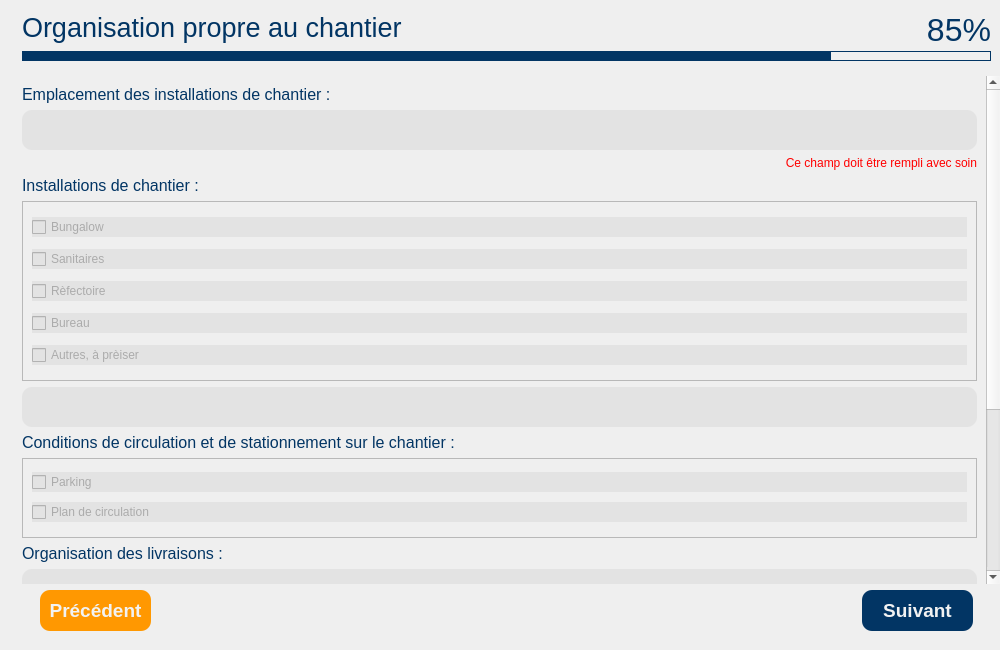
<?xml version="1.0" encoding="UTF-8"?>
<ui version="4.0">
 <class>Dialog</class>
 <widget class="QDialog" name="Dialog">
  <property name="geometry">
   <rect>
    <x>0</x>
    <y>0</y>
    <width>1000</width>
    <height>650</height>
   </rect>
  </property>
  <property name="minimumSize">
   <size>
    <width>800</width>
    <height>480</height>
   </size>
  </property>
  <property name="windowTitle">
   <string>Dialog</string>
  </property>
  <layout class="QGridLayout" name="gridLayout">
   <property name="leftMargin">
    <number>0</number>
   </property>
   <property name="topMargin">
    <number>0</number>
   </property>
   <property name="rightMargin">
    <number>0</number>
   </property>
   <property name="bottomMargin">
    <number>0</number>
   </property>
   <item row="0" column="0">
    <layout class="QHBoxLayout" name="horizontalLayout">
     <item>
      <widget class="QLabel" name="label">
       <property name="maximumSize">
        <size>
         <width>500</width>
         <height>16777215</height>
        </size>
       </property>
       <property name="text">
        <string/>
       </property>
       <property name="pixmap">
        <pixmap>:/img_back/back.png</pixmap>
       </property>
       <property name="scaledContents">
        <bool>true</bool>
       </property>
      </widget>
     </item>
     <item>
      <widget class="QWidget" name="widget" native="true">
       <layout class="QVBoxLayout" name="verticalLayout">
        <property name="leftMargin">
         <number>0</number>
        </property>
        <property name="topMargin">
         <number>0</number>
        </property>
        <property name="rightMargin">
         <number>0</number>
        </property>
        <property name="bottomMargin">
         <number>10</number>
        </property>
        <item>
         <widget class="QWidget" name="w_top" native="true">
          <property name="minimumSize">
           <size>
            <width>0</width>
            <height>70</height>
           </size>
          </property>
          <property name="maximumSize">
           <size>
            <width>16777215</width>
            <height>70</height>
           </size>
          </property>
          <layout class="QGridLayout" name="gridLayout_2">
           <item row="0" column="0" rowspan="2" colspan="2">
            <widget class="QLabel" name="label_2">
             <property name="font">
              <font>
               <pointsize>20</pointsize>
              </font>
             </property>
             <property name="styleSheet">
              <string notr="true">color:#023564;</string>
             </property>
             <property name="text">
              <string>Organisation propre au chantier</string>
             </property>
            </widget>
           </item>
           <item row="1" column="1">
            <widget class="QLabel" name="label_3">
             <property name="font">
              <font>
               <pointsize>24</pointsize>
              </font>
             </property>
             <property name="styleSheet">
              <string notr="true">color:#023564;</string>
             </property>
             <property name="text">
              <string>85%</string>
             </property>
             <property name="alignment">
              <set>Qt::AlignRight|Qt::AlignTrailing|Qt::AlignVCenter</set>
             </property>
            </widget>
           </item>
           <item row="2" column="0" colspan="2">
            <widget class="QWidget" name="widget_2" native="true">
             <property name="minimumSize">
              <size>
               <width>0</width>
               <height>10</height>
              </size>
             </property>
             <property name="maximumSize">
              <size>
               <width>16777215</width>
               <height>10</height>
              </size>
             </property>
             <property name="styleSheet">
              <string notr="true">border: 1 solid #023564;</string>
             </property>
             <layout class="QHBoxLayout" name="horizontalLayout_3">
              <property name="spacing">
               <number>0</number>
              </property>
              <property name="sizeConstraint">
               <enum>QLayout::SetDefaultConstraint</enum>
              </property>
              <property name="leftMargin">
               <number>0</number>
              </property>
              <property name="topMargin">
               <number>0</number>
              </property>
              <property name="rightMargin">
               <number>0</number>
              </property>
              <property name="bottomMargin">
               <number>0</number>
              </property>
              <item>
               <widget class="QWidget" name="widget_5" native="true">
                <property name="sizePolicy">
                 <sizepolicy hsizetype="Preferred" vsizetype="Preferred">
                  <horstretch>10</horstretch>
                  <verstretch>0</verstretch>
                 </sizepolicy>
                </property>
                <property name="styleSheet">
                 <string notr="true">background-color:rgb(2, 53, 100);
width: 50%;</string>
                </property>
               </widget>
              </item>
              <item>
               <widget class="QWidget" name="widget_4" native="true">
                <property name="sizePolicy">
                 <sizepolicy hsizetype="Preferred" vsizetype="Preferred">
                  <horstretch>2</horstretch>
                  <verstretch>0</verstretch>
                 </sizepolicy>
                </property>
                <property name="minimumSize">
                 <size>
                  <width>0</width>
                  <height>10</height>
                 </size>
                </property>
                <property name="maximumSize">
                 <size>
                  <width>16777215</width>
                  <height>10</height>
                 </size>
                </property>
                <property name="styleSheet">
                 <string notr="true"/>
                </property>
               </widget>
              </item>
             </layout>
            </widget>
           </item>
          </layout>
         </widget>
        </item>
        <item>
         <widget class="QScrollArea" name="pnls_1">
          <property name="styleSheet">
           <string notr="true">QTextEdit
{
background:#e3e3e3;
border: 0;
border-radius: 10px;
color:#ababab;
font: 19pt &quot;Arial&quot;;
padding-left:5px;
}

QTextEdit:focus
{
color:#ff9801;
background:#f2f2f2;
border: 1px Solid #ff9801;
font: 19pt &quot;Arial&quot;;
}

QLabel
{
	color : red;
	font: 12pt &quot;Arial&quot;;

}</string>
          </property>
          <property name="frameShape">
           <enum>QFrame::NoFrame</enum>
          </property>
          <property name="frameShadow">
           <enum>QFrame::Sunken</enum>
          </property>
          <property name="lineWidth">
           <number>0</number>
          </property>
          <property name="verticalScrollBarPolicy">
           <enum>Qt::ScrollBarAsNeeded</enum>
          </property>
          <property name="widgetResizable">
           <bool>true</bool>
          </property>
          <widget class="QWidget" name="pnl_main">
           <property name="geometry">
            <rect>
             <x>0</x>
             <y>0</y>
             <width>970</width>
             <height>770</height>
            </rect>
           </property>
           <layout class="QGridLayout" name="gridLayout_3">
            <item row="15" column="0" colspan="3">
             <widget class="QScrollArea" name="scroll1_3">
              <property name="minimumSize">
               <size>
                <width>0</width>
                <height>80</height>
               </size>
              </property>
              <property name="styleSheet">
               <string notr="true">QRadioButton
{
color:#ababab;
font: 15pt &quot;Arial&quot;;
background-color:#e3e3e3;
}

QRadioButton:hover
{
color:#ff9801;
}

QRadioButton:Checked
{
color:#023564;
}</string>
              </property>
              <property name="widgetResizable">
               <bool>true</bool>
              </property>
              <widget class="QWidget" name="rbs">
               <property name="geometry">
                <rect>
                 <x>0</x>
                 <y>0</y>
                 <width>950</width>
                 <height>78</height>
                </rect>
               </property>
               <property name="maximumSize">
                <size>
                 <width>16777215</width>
                 <height>16777215</height>
                </size>
               </property>
               <layout class="QVBoxLayout" name="verticalLayout_7">
                <item>
                 <widget class="QRadioButton" name="rb1">
                  <property name="text">
                   <string>Existant</string>
                  </property>
                 </widget>
                </item>
                <item>
                 <widget class="QRadioButton" name="rb2">
                  <property name="text">
                   <string>Non-existant</string>
                  </property>
                 </widget>
                </item>
               </layout>
              </widget>
             </widget>
            </item>
            <item row="0" column="0" colspan="3">
             <widget class="QLabel" name="label_4">
              <property name="font">
               <font>
                <family>Arial</family>
                <pointsize>12</pointsize>
                <weight>50</weight>
                <italic>false</italic>
                <bold>false</bold>
               </font>
              </property>
              <property name="styleSheet">
               <string notr="true">color:#023564;</string>
              </property>
              <property name="text">
               <string>Emplacement des installations de chantier :</string>
              </property>
             </widget>
            </item>
            <item row="1" column="0" colspan="3">
             <widget class="QTextEdit" name="txt1">
              <property name="maximumSize">
               <size>
                <width>16777215</width>
                <height>40</height>
               </size>
              </property>
              <property name="styleSheet">
               <string notr="true"/>
              </property>
              <property name="tabChangesFocus">
               <bool>true</bool>
              </property>
              <property name="placeholderText">
               <string/>
              </property>
             </widget>
            </item>
            <item row="3" column="0">
             <widget class="QLabel" name="label_6">
              <property name="font">
               <font>
                <family>Arial</family>
                <pointsize>12</pointsize>
                <weight>50</weight>
                <italic>false</italic>
                <bold>false</bold>
               </font>
              </property>
              <property name="styleSheet">
               <string notr="true">color:#023564;</string>
              </property>
              <property name="text">
               <string>Installations de chantier :</string>
              </property>
             </widget>
            </item>
            <item row="7" column="0" colspan="3">
             <widget class="QScrollArea" name="scroll1_2">
              <property name="minimumSize">
               <size>
                <width>0</width>
                <height>80</height>
               </size>
              </property>
              <property name="styleSheet">
               <string notr="true">QCheckBox
{
color:#ababab;
font: 15pt &quot;Arial&quot;;
background-color:#e3e3e3;
}

QCheckBox:hover
{
color:#ff9801;
}

QCheckBox:Checked
{
color:#023564;
}</string>
              </property>
              <property name="widgetResizable">
               <bool>true</bool>
              </property>
              <widget class="QWidget" name="chs2">
               <property name="geometry">
                <rect>
                 <x>0</x>
                 <y>0</y>
                 <width>950</width>
                 <height>78</height>
                </rect>
               </property>
               <property name="maximumSize">
                <size>
                 <width>16777215</width>
                 <height>16777215</height>
                </size>
               </property>
               <layout class="QVBoxLayout" name="verticalLayout_3">
                <item>
                 <widget class="QCheckBox" name="ch_park">
                  <property name="layoutDirection">
                   <enum>Qt::LeftToRight</enum>
                  </property>
                  <property name="text">
                   <string>Parking</string>
                  </property>
                 </widget>
                </item>
                <item>
                 <widget class="QCheckBox" name="ch_plan">
                  <property name="layoutDirection">
                   <enum>Qt::LeftToRight</enum>
                  </property>
                  <property name="text">
                   <string>Plan de circulation</string>
                  </property>
                 </widget>
                </item>
               </layout>
              </widget>
             </widget>
            </item>
            <item row="4" column="0" colspan="3">
             <widget class="QScrollArea" name="scroll1">
              <property name="minimumSize">
               <size>
                <width>0</width>
                <height>180</height>
               </size>
              </property>
              <property name="styleSheet">
               <string notr="true">QCheckBox
{
color:#ababab;
font: 15pt &quot;Arial&quot;;
background-color:#e3e3e3;
}

QCheckBox:hover
{
color:#ff9801;
}

QCheckBox:Checked
{
color:#023564;
}</string>
              </property>
              <property name="widgetResizable">
               <bool>true</bool>
              </property>
              <widget class="QWidget" name="chs1">
               <property name="geometry">
                <rect>
                 <x>0</x>
                 <y>0</y>
                 <width>950</width>
                 <height>178</height>
                </rect>
               </property>
               <property name="maximumSize">
                <size>
                 <width>16777215</width>
                 <height>16777215</height>
                </size>
               </property>
               <layout class="QVBoxLayout" name="verticalLayout_2">
                <item>
                 <widget class="QCheckBox" name="ch1">
                  <property name="layoutDirection">
                   <enum>Qt::LeftToRight</enum>
                  </property>
                  <property name="text">
                   <string>Bungalow</string>
                  </property>
                 </widget>
                </item>
                <item>
                 <widget class="QCheckBox" name="ch2">
                  <property name="layoutDirection">
                   <enum>Qt::LeftToRight</enum>
                  </property>
                  <property name="text">
                   <string>Sanitaires</string>
                  </property>
                 </widget>
                </item>
                <item>
                 <widget class="QCheckBox" name="ch3">
                  <property name="layoutDirection">
                   <enum>Qt::LeftToRight</enum>
                  </property>
                  <property name="text">
                   <string>Rèfectoire</string>
                  </property>
                 </widget>
                </item>
                <item>
                 <widget class="QCheckBox" name="ch4">
                  <property name="layoutDirection">
                   <enum>Qt::LeftToRight</enum>
                  </property>
                  <property name="text">
                   <string>Bureau</string>
                  </property>
                 </widget>
                </item>
                <item>
                 <widget class="QCheckBox" name="ch5">
                  <property name="layoutDirection">
                   <enum>Qt::LeftToRight</enum>
                  </property>
                  <property name="text">
                   <string>Autres, à prèiser</string>
                  </property>
                 </widget>
                </item>
               </layout>
              </widget>
             </widget>
            </item>
            <item row="6" column="0" colspan="3">
             <widget class="QLabel" name="label_7">
              <property name="font">
               <font>
                <family>Arial</family>
                <pointsize>12</pointsize>
                <weight>50</weight>
                <italic>false</italic>
                <bold>false</bold>
               </font>
              </property>
              <property name="styleSheet">
               <string notr="true">color:#023564;</string>
              </property>
              <property name="text">
               <string>Conditions de circulation et de stationnement sur le chantier :</string>
              </property>
             </widget>
            </item>
            <item row="8" column="0">
             <widget class="QLabel" name="label_5">
              <property name="font">
               <font>
                <family>Arial</family>
                <pointsize>12</pointsize>
                <weight>50</weight>
                <italic>false</italic>
                <bold>false</bold>
               </font>
              </property>
              <property name="styleSheet">
               <string notr="true">color:#023564;</string>
              </property>
              <property name="text">
               <string>Organisation des livraisons :</string>
              </property>
             </widget>
            </item>
            <item row="2" column="1" colspan="2">
             <widget class="QLabel" name="lbl_1">
              <property name="enabled">
               <bool>true</bool>
              </property>
              <property name="inputMethodHints">
               <set>Qt::ImhNone</set>
              </property>
              <property name="text">
               <string>Ce champ doit être rempli avec soin</string>
              </property>
              <property name="alignment">
               <set>Qt::AlignRight|Qt::AlignTrailing|Qt::AlignVCenter</set>
              </property>
             </widget>
            </item>
            <item row="9" column="0" colspan="3">
             <widget class="QTextEdit" name="txt2">
              <property name="maximumSize">
               <size>
                <width>16777215</width>
                <height>40</height>
               </size>
              </property>
              <property name="styleSheet">
               <string notr="true"/>
              </property>
              <property name="tabChangesFocus">
               <bool>true</bool>
              </property>
              <property name="placeholderText">
               <string/>
              </property>
             </widget>
            </item>
            <item row="12" column="0" colspan="2">
             <widget class="QTextEdit" name="txt_h1">
              <property name="maximumSize">
               <size>
                <width>16777215</width>
                <height>40</height>
               </size>
              </property>
              <property name="styleSheet">
               <string notr="true"/>
              </property>
              <property name="tabChangesFocus">
               <bool>true</bool>
              </property>
              <property name="placeholderText">
               <string/>
              </property>
             </widget>
            </item>
            <item row="13" column="1" colspan="2">
             <widget class="QLabel" name="lbl_h">
              <property name="enabled">
               <bool>true</bool>
              </property>
              <property name="inputMethodHints">
               <set>Qt::ImhNone</set>
              </property>
              <property name="text">
               <string>Ce champ doit être rempli avec soin</string>
              </property>
              <property name="alignment">
               <set>Qt::AlignRight|Qt::AlignTrailing|Qt::AlignVCenter</set>
              </property>
             </widget>
            </item>
            <item row="10" column="1" colspan="2">
             <widget class="QLabel" name="lbl_2">
              <property name="enabled">
               <bool>true</bool>
              </property>
              <property name="inputMethodHints">
               <set>Qt::ImhNone</set>
              </property>
              <property name="text">
               <string>Ce champ doit être rempli avec soin</string>
              </property>
              <property name="alignment">
               <set>Qt::AlignRight|Qt::AlignTrailing|Qt::AlignVCenter</set>
              </property>
             </widget>
            </item>
            <item row="12" column="2">
             <widget class="QTextEdit" name="txt_h2">
              <property name="maximumSize">
               <size>
                <width>16777215</width>
                <height>40</height>
               </size>
              </property>
              <property name="styleSheet">
               <string notr="true"/>
              </property>
              <property name="tabChangesFocus">
               <bool>true</bool>
              </property>
              <property name="placeholderText">
               <string/>
              </property>
             </widget>
            </item>
            <item row="14" column="0" colspan="3">
             <widget class="QLabel" name="label_9">
              <property name="font">
               <font>
                <family>Arial</family>
                <pointsize>12</pointsize>
                <weight>50</weight>
                <italic>false</italic>
                <bold>false</bold>
               </font>
              </property>
              <property name="styleSheet">
               <string notr="true">color:#023564;</string>
              </property>
              <property name="text">
               <string>DHOL :</string>
              </property>
             </widget>
            </item>
            <item row="11" column="0">
             <widget class="QLabel" name="label_8">
              <property name="font">
               <font>
                <family>Arial</family>
                <pointsize>12</pointsize>
                <weight>50</weight>
                <italic>false</italic>
                <bold>false</bold>
               </font>
              </property>
              <property name="styleSheet">
               <string notr="true">color:#023564;</string>
              </property>
              <property name="text">
               <string>Horaire de livraisons :</string>
              </property>
             </widget>
            </item>
            <item row="5" column="0" colspan="3">
             <widget class="QTextEdit" name="txt_other">
              <property name="maximumSize">
               <size>
                <width>16777215</width>
                <height>40</height>
               </size>
              </property>
              <property name="styleSheet">
               <string notr="true"/>
              </property>
              <property name="tabChangesFocus">
               <bool>true</bool>
              </property>
              <property name="placeholderText">
               <string/>
              </property>
             </widget>
            </item>
           </layout>
          </widget>
         </widget>
        </item>
        <item>
         <widget class="QWidget" name="pnl_btns" native="true">
          <property name="maximumSize">
           <size>
            <width>16777215</width>
            <height>50</height>
           </size>
          </property>
          <property name="font">
           <font>
            <family>Arial Black</family>
           </font>
          </property>
          <layout class="QHBoxLayout" name="horizontalLayout_2">
           <property name="leftMargin">
            <number>27</number>
           </property>
           <property name="topMargin">
            <number>0</number>
           </property>
           <property name="rightMargin">
            <number>27</number>
           </property>
           <property name="bottomMargin">
            <number>18</number>
           </property>
           <item>
            <widget class="QPushButton" name="btn_back">
             <property name="minimumSize">
              <size>
               <width>111</width>
               <height>41</height>
              </size>
             </property>
             <property name="maximumSize">
              <size>
               <width>111</width>
               <height>41</height>
              </size>
             </property>
             <property name="font">
              <font>
               <family>Arial</family>
               <pointsize>14</pointsize>
               <weight>75</weight>
               <italic>false</italic>
               <bold>true</bold>
              </font>
             </property>
             <property name="styleSheet">
              <string notr="true">QPushButton#btn_back
{
background-color:#ff9801;
color:#f2f2f2;
border-radius: 10px;
font: 75 14pt &quot;Arial&quot;;
font-weight: bold;
}

QPushButton#btn_back:hover
{
background-color:#fbaa32;
}</string>
             </property>
             <property name="text">
              <string>Précédent</string>
             </property>
             <property name="checkable">
              <bool>false</bool>
             </property>
             <property name="flat">
              <bool>false</bool>
             </property>
            </widget>
           </item>
           <item>
            <spacer name="horizontalSpacer">
             <property name="orientation">
              <enum>Qt::Horizontal</enum>
             </property>
             <property name="sizeHint" stdset="0">
              <size>
               <width>40</width>
               <height>20</height>
              </size>
             </property>
            </spacer>
           </item>
           <item>
            <widget class="QPushButton" name="btn_next">
             <property name="minimumSize">
              <size>
               <width>111</width>
               <height>41</height>
              </size>
             </property>
             <property name="maximumSize">
              <size>
               <width>111</width>
               <height>41</height>
              </size>
             </property>
             <property name="font">
              <font>
               <family>Arial</family>
               <pointsize>14</pointsize>
               <weight>75</weight>
               <italic>false</italic>
               <bold>true</bold>
              </font>
             </property>
             <property name="styleSheet">
              <string notr="true">QPushButton#btn_next
{
background-color:rgb(2, 53, 100);
color:#f2f2f2;
border-radius: 10px;
font: 75 14pt &quot;Arial&quot;;
font-weight: bold;
}

QPushButton#btn_next:hover
{
background-color:#2d5c87;
}</string>
             </property>
             <property name="text">
              <string>Suivant</string>
             </property>
             <property name="checkable">
              <bool>false</bool>
             </property>
             <property name="flat">
              <bool>false</bool>
             </property>
            </widget>
           </item>
          </layout>
         </widget>
        </item>
       </layout>
      </widget>
     </item>
    </layout>
   </item>
  </layout>
 </widget>
 <resources>
  <include location="test.qrc"/>
  <include location="C:/Program Files (x86)/Qt Designer/test.qrc"/>
 </resources>
 <connections/>
</ui>
